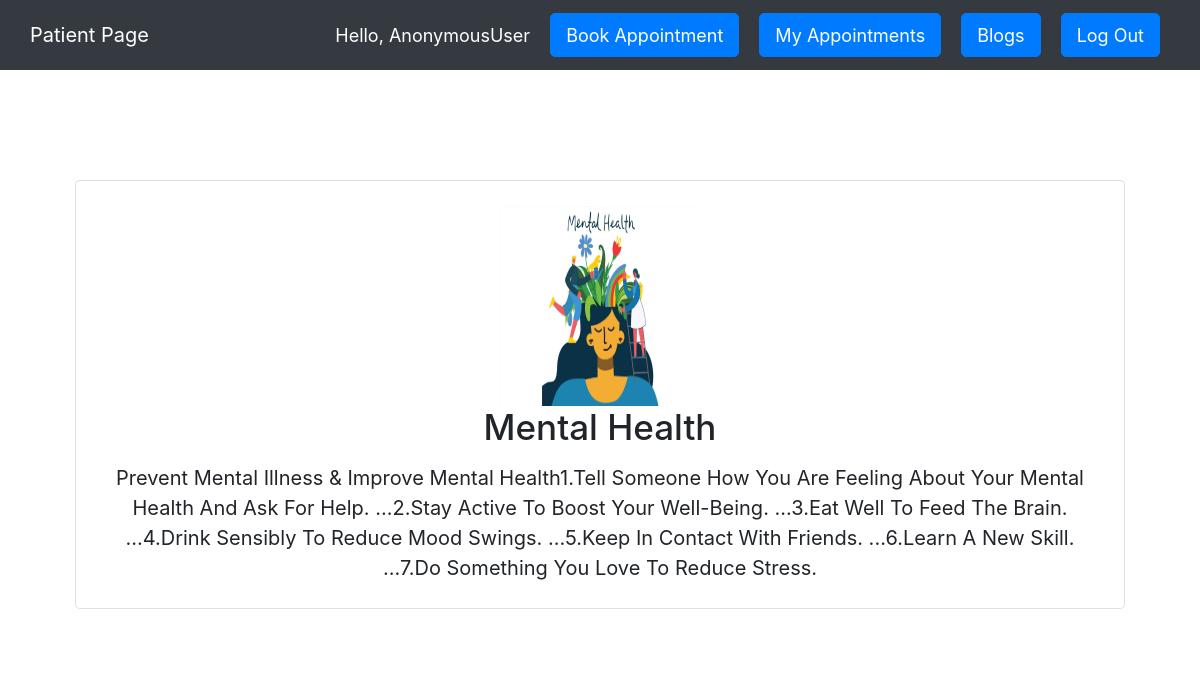
Screenshot of /full_blog/12/ with the database file from the repository.
### hospital/models.py (models this page shows, shortened)
class Blog(models.Model):
    Categories = (
        ('Mental Health', 'Mental Health'),
        ('Heart Disease', 'Heart Disease'),
        ('COVID-19', 'COVID-19'),
        ('Immunization', 'Immunization'),
    )
    title = models.CharField(max_length=50, null=False)
    category = models.CharField(max_length=200, null=False, choices=Categories)
    summary = models.CharField(max_length=200, null=False)
    content = models.CharField(max_length=2000, null=False)
    user = models.ForeignKey(User, on_delete=models.CASCADE, null=False)
    image = models.ImageField(null=True, blank=True)
    img = models.ImageField(null=True, blank=True)
    class Meta:
        verbose_name_plural = "Blogs"

### hospital/views.py (the view)
# urls.py: path('full_blog/<str:pk>/', views.fullBlog, name='full_blog'),
def fullBlog(request, pk):
    blogs = Blog.objects.get(id=pk)
    context = {'blogs': blogs, }
    return render(request, 'full_blog.html', context)

### hospital/templates/full_blog.html (shortened to what this page needs)
{% extends 'main.html' %}
{% block content %}
<BR><BR>
<div class="row">
  <div class="col">
    <div class="card text-center">
      <div class="card-body">
        <img class="card-img-top" id="image" src="{{blogs.image.url}}" alt="Card image cap">
        <h3 class="card-title">{{blogs.title|title}}</h3>
          <p class="card-text">{{blogs.content |title}}</p>
      </div>
    </div>
  </div>
</div>
{% endblock %}

### hospital/templates/main.html (style rules this page uses)
* { font-size : 20px; }

### hospital/templates/full_blog.html (style rules this page uses)
.row { padding: 30px; margin : 0 10px 0 10px; background-color: #fff; }
.card { margin : 20px; }
#image { max-width : 200px; height : 200px; margin : 0 auto; }

### rows the page displays
Blog: image (picture), title "Mental Health", content "Prevent Mental Illness & Improve Mental Health1.Tell Someone How You Are Feeling About Your Mental Health And Ask For Help. ...2.Stay Active To Boost Your Well-Being. ...3.Eat Well To Feed The Brain. ...4.Drink Sensibly To Reduce Mood Swings. ...5.Keep In Contact With Friends. ...6.Learn A New Skill. ...7.Do Something You Love To Reduce Stress."

### other values shown
{{ request.user }} "AnonymousUser"
